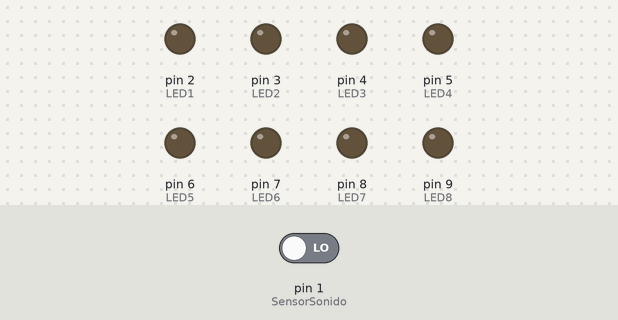
This sketch was run on a simulated Arduino Uno, built with avr-gcc and run on an emulated ATmega328P. Shown: output pins drawn as LEDs (lit = HIGH). Dashed ring = blinking. The inputs (shaded band) are chosen by the test bench; at power-on: pin 1 (SensorSonido) LOW.

Above: at 1.2 s.
1.3 s: pin 1 (SensorSonido) driven HIGH
At 2.98 s:
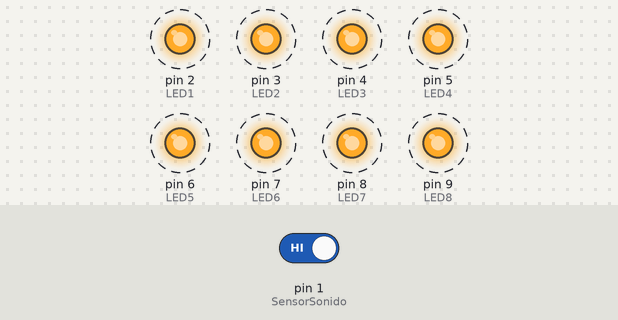
4.3 s: pin 1 (SensorSonido) driven LOW
At 4.8 s:
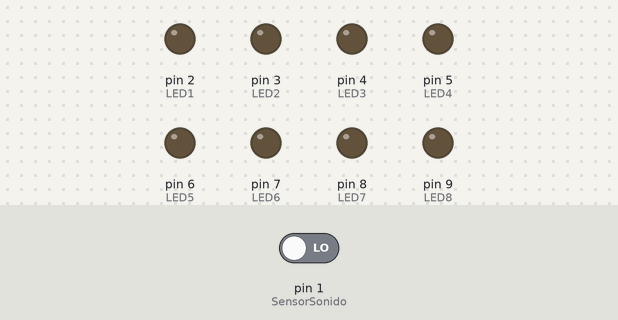
Timing chart, 0 to 7.3 s (numbered marks = the images above; inputs shaded):
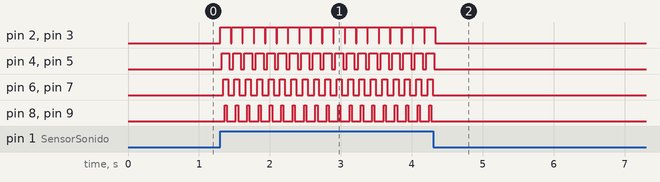

Measured:
- after the input at 1.3 s, pin 2 (LED1): alternates HIGH for 0.15 s and LOW for 0.01 s, starting at once; pin 3 (LED2): alternates HIGH for 0.13 s and LOW for 0.03 s, starting at once
- after the input at 4.3 s, pin 2 (LED1), pin 3 (LED2), pin 4 (LED3), pin 5 (LED4): goes on until 4.3 s, then stays LOW; pin 6 (LED5), pin 7 (LED6), pin 8 (LED7), pin 9 (LED8): stops changing and stays LOW

The sketch:

sensordesonidoleds.ino
```cpp
// Definición de los pines
int SensorSonido = 1; // El pin 1 para el sensor de sonido KY038

// Pines para los LEDs
int LED1 = 2;
int LED2 = 3;
int LED3 = 4;
int LED4 = 5;
int LED5 = 6;
int LED6 = 7;
int LED7 = 8;
int LED8 = 9;

// Variable para almacenar el estado del sensor de sonido
int ESTADO = 0;

void setup(){
  // Configuración del pin del sensor como entrada
  pinMode(SensorSonido, INPUT);

  // Configuración de los pines de los LEDs como salidas
  pinMode(LED1, OUTPUT);
  pinMode(LED2, OUTPUT);
  pinMode(LED3, OUTPUT);
  pinMode(LED4, OUTPUT);
  pinMode(LED5, OUTPUT);
  pinMode(LED6, OUTPUT);
  pinMode(LED7, OUTPUT);
  pinMode(LED8, OUTPUT);
}

void loop(){
  // Lectura del estado del sensor de sonido
  int ESTADO = digitalRead(SensorSonido);

  // Si el sensor detecta sonido (salida alta)
  if (ESTADO == 1){
    // Enciende los LEDs en secuencia
    for(int i = LED1; i <= LED8; i++){
      digitalWrite(i, HIGH);
      delay(10);
    }
    // Apaga los LEDs en secuencia inversa
    for(int i = LED8; i >= LED1; i--){
      digitalWrite(i, LOW);
      delay(10);
    }
  }
}
```
